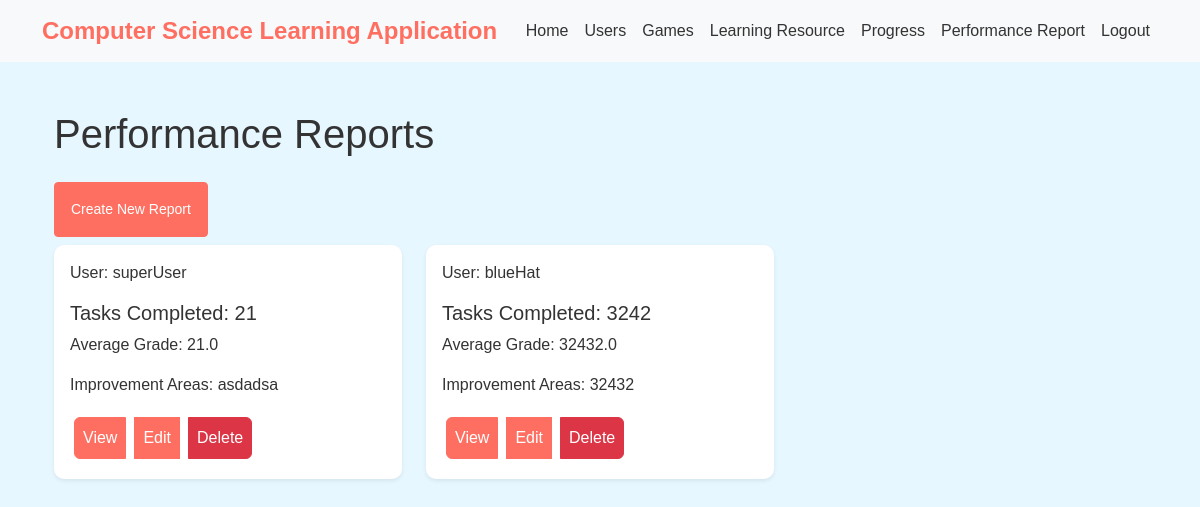
The page /performance_reports/ (signed in) on the database its author committed.
### computer_science_learning_app/models.py (models this page shows, shortened)
class PerformanceReport(models.Model):
    ReportID = models.AutoField(primary_key=True)
    UserID = models.ForeignKey(Usersys, on_delete=models.CASCADE)
    TasksCompleted = models.IntegerField()
    AverageGrade = models.FloatField()
    AreasForDevelopment = models.TextField()

class Usersys(AbstractBaseUser):
    UserID = models.AutoField(primary_key=True)
    Username = models.CharField(max_length=100, unique=True)
    Email = models.EmailField(unique=True)
    Role_choices = [
        ("student", "Student"),
        ("parent", "Parent"),
        ("teacher", "Teacher"),
    ]
    Role = models.CharField(max_length=20, choices=Role_choices, default='student')
    is_staff = models.BooleanField(default=False)
    objects = UsersysManager()
    USERNAME_FIELD = 'Username'
    REQUIRED_FIELDS = ['username']

### computer_science_learning_app/views.py (the view)
# urls.py: path('performance_reports/', PerformanceReportListView.as_view(), name='performance_report_list'),
class PerformanceReportListView(LoginRequiredMixin, ListView):
    model = PerformanceReport
    template_name = "performance_report_list.html"
    context_object_name = "reports"
    def dispatch(self, request, *args, **kwargs):
        if not request.user.is_authenticated or request.user.Role != 'teacher':
            return HttpResponseForbidden("You are not allowed to access this page.")
        return super().dispatch(request, *args, **kwargs)
    def get_queryset(self):
        queryset = super().get_queryset()
        for report in queryset:
            user = Usersys.objects.get(pk=report.UserID_id)
            report.username = user.Username
        return queryset

### computer_science_learning_app/templates/performance_report_list.html (shortened to what this page needs)
{% extends "base_template.html" %}
{% block content %}
<div class="container mt-5">
    <h1 class="mb-4">Performance Reports</h1>
    <div class="col-6">
        <a href="{% url 'performance_report_create' %}" class="p-3 mb-2 btn btn-sm btn-primary">Create New Report</a>
    </div>
    <div class="row">
        {% for report in reports %}
        <div class="col-md-4">
            <div class="card mb-4 shadow-sm">
                <div class="card-body">
                    <p class="card-text">User: {{ report.username }}</p>
                    <h5 class="card-title">Tasks Completed: {{ report.TasksCompleted }}</h5>
                    <p class="card-text"> Average Grade: {{ report.AverageGrade }}</p>
                    <p class="card-text">Improvement Areas: {{ report.AreasForDevelopment }}</p>
                    <div class="btn-group">
                        <a href="{% url 'performance_report_detail' pk=report.pk %}"
                            class="p-2 m-1 btn btn-primary">View</a>
                        <a href="{% url 'performance_report_update' pk=report.pk %}"
                            class="p-2 m-1 btn btn-primary">Edit</a>
                        <a href="{% url 'performance_report_delete' pk=report.pk %}"
                            class="p-2 m-1 btn btn-danger">Delete</a>
                    </div>
                </div>
            </div>
        </div>
        {% endfor %}
    </div>
</div>
{% endblock %}

### computer_science_learning_app/templates/base_template.html (style rules this page uses)
body { background-color: #e6f7ff; color: #333; font-family: Arial, sans-serif; }
.card { transition: all 0.3s ease-in-out; background-color: #fff; border: none; border-radius: 10px; box-shadow: 0 4px 6px rgba(0, 0, 0, 0.1); }
.btn-primary { background-color: #ff6f61; border-color: #ff6f61; }
body, .navbar, .nav-link, .card { color: #333; }

### rows shown on the page
PerformanceReport: username "superUser", TasksCompleted "21", AverageGrade "21.0", AreasForDevelopment "asdadsa"
PerformanceReport: username "blueHat", TasksCompleted "3242", AverageGrade "32432.0", AreasForDevelopment "32432"
